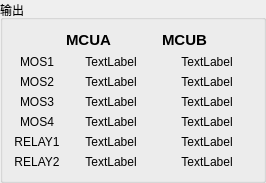
             <widget class="QGroupBox" name="groupBox_25">
              <property name="title">
               <string>输出</string>
              </property>
              <layout class="QGridLayout" name="gridLayout_42">
               <item row="0" column="1">
                <widget class="QLabel" name="label_231">
                 <property name="minimumSize">
                  <size>
                   <width>90</width>
                   <height>0</height>
                  </size>
                 </property>
                 <property name="maximumSize">
                  <size>
                   <width>16777215</width>
                   <height>30</height>
                  </size>
                 </property>
                 <property name="font">
                  <font>
                   <pointsize>11</pointsize>
                   <weight>75</weight>
                   <bold>true</bold>
                  </font>
                 </property>
                 <property name="text">
                  <string>MCUA</string>
                 </property>
                 <property name="alignment">
                  <set>Qt::AlignLeading|Qt::AlignLeft|Qt::AlignVCenter</set>
                 </property>
                </widget>
               </item>
               <item row="0" column="2">
                <widget class="QLabel" name="label_232">
                 <property name="minimumSize">
                  <size>
                   <width>90</width>
                   <height>0</height>
                  </size>
                 </property>
                 <property name="maximumSize">
                  <size>
                   <width>16777215</width>
                   <height>30</height>
                  </size>
                 </property>
                 <property name="font">
                  <font>
                   <pointsize>11</pointsize>
                   <weight>75</weight>
                   <bold>true</bold>
                  </font>
                 </property>
                 <property name="text">
                  <string>MCUB</string>
                 </property>
                 <property name="alignment">
                  <set>Qt::AlignLeading|Qt::AlignLeft|Qt::AlignVCenter</set>
                 </property>
                </widget>
               </item>
               <item row="1" column="0">
                <widget class="QLabel" name="label_233">
                 <property name="maximumSize">
                  <size>
                   <width>120</width>
                   <height>16777215</height>
                  </size>
                 </property>
                 <property name="font">
                  <font>
                   <weight>50</weight>
                   <bold>false</bold>
                  </font>
                 </property>
                 <property name="toolTip">
                  <string>&lt;html&gt;&lt;head/&gt;&lt;body&gt;&lt;p&gt;MOS1实际输出与设置不一致，错误代码:4001&lt;/p&gt;&lt;/body&gt;&lt;/html&gt;</string>
                 </property>
                 <property name="text">
                  <string>MOS1</string>
                 </property>
                 <property name="alignment">
                  <set>Qt::AlignCenter</set>
                 </property>
                </widget>
               </item>
               <item row="2" column="0">
                <widget class="QLabel" name="label_234">
                 <property name="maximumSize">
                  <size>
                   <width>120</width>
                   <height>16777215</height>
                  </size>
                 </property>
                 <property name="font">
                  <font>
                   <weight>50</weight>
                   <bold>false</bold>
                  </font>
                 </property>
                 <property name="toolTip">
                  <string>&lt;html&gt;&lt;head/&gt;&lt;body&gt;&lt;p&gt;MOS2实际输出与设置不一致，错误代码:4002&lt;/p&gt;&lt;/body&gt;&lt;/html&gt;</string>
                 </property>
                 <property name="text">
                  <string>MOS2</string>
                 </property>
                 <property name="alignment">
                  <set>Qt::AlignCenter</set>
                 </property>
                </widget>
               </item>
               <item row="3" column="0">
                <widget class="QLabel" name="label_235">
                 <property name="maximumSize">
                  <size>
                   <width>120</width>
                   <height>16777215</height>
                  </size>
                 </property>
                 <property name="font">
                  <font>
                   <weight>50</weight>
                   <bold>false</bold>
                  </font>
                 </property>
                 <property name="toolTip">
                  <string>&lt;html&gt;&lt;head/&gt;&lt;body&gt;&lt;p&gt;MOS3实际输出与设置不一致，错误代码:4004&lt;/p&gt;&lt;/body&gt;&lt;/html&gt;</string>
                 </property>
                 <property name="text">
                  <string>MOS3</string>
                 </property>
                 <property name="alignment">
                  <set>Qt::AlignCenter</set>
                 </property>
                </widget>
               </item>
               <item row="4" column="0">
                <widget class="QLabel" name="label_236">
                 <property name="maximumSize">
                  <size>
                   <width>120</width>
                   <height>16777215</height>
                  </size>
                 </property>
                 <property name="font">
                  <font>
                   <weight>50</weight>
                   <bold>false</bold>
                  </font>
                 </property>
                 <property name="toolTip">
                  <string>&lt;html&gt;&lt;head/&gt;&lt;body&gt;&lt;p&gt;MOS4实际输出与设置不一致，错误代码:4005&lt;/p&gt;&lt;/body&gt;&lt;/html&gt;</string>
                 </property>
                 <property name="text">
                  <string>MOS4</string>
                 </property>
                 <property name="alignment">
                  <set>Qt::AlignCenter</set>
                 </property>
                </widget>
               </item>
               <item row="5" column="0">
                <widget class="QLabel" name="label_237">
                 <property name="maximumSize">
                  <size>
                   <width>120</width>
                   <height>16777215</height>
                  </size>
                 </property>
                 <property name="font">
                  <font>
                   <weight>50</weight>
                   <bold>false</bold>
                  </font>
                 </property>
                 <property name="toolTip">
                  <string>&lt;html&gt;&lt;head/&gt;&lt;body&gt;&lt;p&gt;RELAY1实际输出与设置不一致，错误代码:400B(MCUA)/400D(MCUB)&lt;/p&gt;&lt;/body&gt;&lt;/html&gt;</string>
                 </property>
                 <property name="text">
                  <string>RELAY1</string>
                 </property>
                 <property name="alignment">
                  <set>Qt::AlignCenter</set>
                 </property>
                </widget>
               </item>
               <item row="6" column="0">
                <widget class="QLabel" name="label_238">
                 <property name="maximumSize">
                  <size>
                   <width>120</width>
                   <height>16777215</height>
                  </size>
                 </property>
                 <property name="font">
                  <font>
                   <weight>50</weight>
                   <bold>false</bold>
                  </font>
                 </property>
                 <property name="toolTip">
                  <string>&lt;html&gt;&lt;head/&gt;&lt;body&gt;&lt;p&gt;RELAY2实际输出与设置不一致，错误代码:400C(MCUA)/400E(MCUB)&lt;/p&gt;&lt;/body&gt;&lt;/html&gt;</string>
                 </property>
                 <property name="text">
                  <string>RELAY2</string>
                 </property>
                 <property name="alignment">
                  <set>Qt::AlignCenter</set>
                 </property>
                </widget>
               </item>
               <item row="1" column="1">
                <widget class="QLabel" name="statusa_mos1_dif_led">
                 <property name="text">
                  <string>TextLabel</string>
                 </property>
                 <property name="alignment">
                  <set>Qt::AlignCenter</set>
                 </property>
                </widget>
               </item>
               <item row="1" column="2">
                <widget class="QLabel" name="statusb_mos1_dif_led">
                 <property name="text">
                  <string>TextLabel</string>
                 </property>
                 <property name="alignment">
                  <set>Qt::AlignCenter</set>
                 </property>
                </widget>
               </item>
               <item row="2" column="1">
                <widget class="QLabel" name="statusa_mos2_dif_led">
                 <property name="text">
                  <string>TextLabel</string>
                 </property>
                 <property name="alignment">
                  <set>Qt::AlignCenter</set>
                 </property>
                </widget>
               </item>
               <item row="3" column="1">
                <widget class="QLabel" name="statusa_mos3_dif_led">
                 <property name="text">
                  <string>TextLabel</string>
                 </property>
                 <property name="alignment">
                  <set>Qt::AlignCenter</set>
                 </property>
                </widget>
               </item>
               <item row="4" column="1">
                <widget class="QLabel" name="statusa_mos4_dif_led">
                 <property name="text">
                  <string>TextLabel</string>
                 </property>
                 <property name="alignment">
                  <set>Qt::AlignCenter</set>
                 </property>
                </widget>
               </item>
               <item row="5" column="1">
                <widget class="QLabel" name="statusa_relay1_dif_led">
                 <property name="text">
                  <string>TextLabel</string>
                 </property>
                 <property name="alignment">
                  <set>Qt::AlignCenter</set>
                 </property>
                </widget>
               </item>
               <item row="6" column="1">
                <widget class="QLabel" name="statusa_relay2_dif_led">
                 <property name="text">
                  <string>TextLabel</string>
                 </property>
                 <property name="alignment">
                  <set>Qt::AlignCenter</set>
                 </property>
                </widget>
               </item>
               <item row="2" column="2">
                <widget class="QLabel" name="statusb_mos2_dif_led">
                 <property name="text">
                  <string>TextLabel</string>
                 </property>
                 <property name="alignment">
                  <set>Qt::AlignCenter</set>
                 </property>
                </widget>
               </item>
               <item row="3" column="2">
                <widget class="QLabel" name="statusb_mos3_dif_led">
                 <property name="text">
                  <string>TextLabel</string>
                 </property>
                 <property name="alignment">
                  <set>Qt::AlignCenter</set>
                 </property>
                </widget>
               </item>
               <item row="4" column="2">
                <widget class="QLabel" name="statusb_mos4_dif_led">
                 <property name="text">
                  <string>TextLabel</string>
                 </property>
                 <property name="alignment">
                  <set>Qt::AlignCenter</set>
                 </property>
                </widget>
               </item>
               <item row="5" column="2">
                <widget class="QLabel" name="statusb_relay1_dif_led">
                 <property name="text">
                  <string>TextLabel</string>
                 </property>
                 <property name="alignment">
                  <set>Qt::AlignCenter</set>
                 </property>
                </widget>
               </item>
               <item row="6" column="2">
                <widget class="QLabel" name="statusb_relay2_dif_led">
                 <property name="text">
                  <string>TextLabel</string>
                 </property>
                 <property name="alignment">
                  <set>Qt::AlignCenter</set>
                 </property>
                </widget>
               </item>
              </layout>
             </widget>
